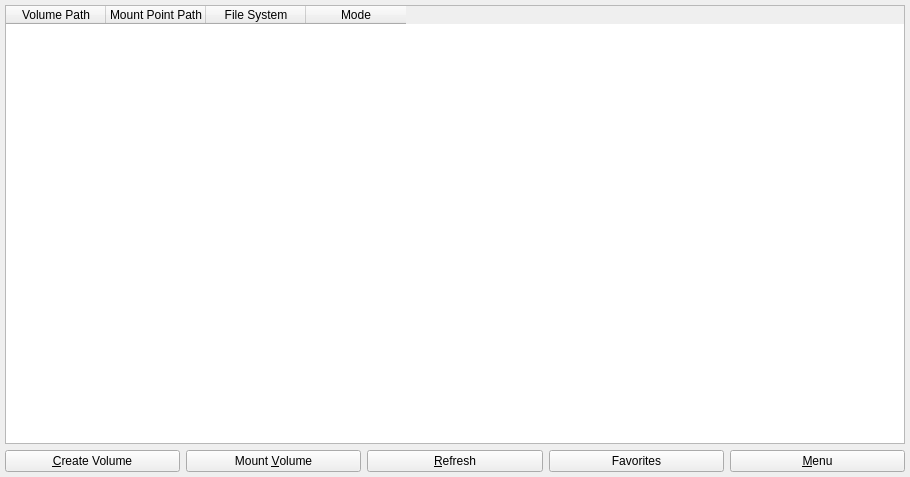
<?xml version="1.0" encoding="UTF-8"?>
<ui version="4.0">
 <class>sirikali</class>
 <widget class="QWidget" name="sirikali">
  <property name="windowModality">
   <enum>Qt::NonModal</enum>
  </property>
  <property name="geometry">
   <rect>
    <x>0</x>
    <y>0</y>
    <width>910</width>
    <height>477</height>
   </rect>
  </property>
  <property name="windowTitle">
   <string>SiriKali</string>
  </property>
  <property name="windowIcon">
   <iconset resource="icon.qrc">
    <normaloff>:/sirikali.png</normaloff>:/sirikali.png</iconset>
  </property>
  <layout class="QVBoxLayout" name="verticalLayout_3">
   <item>
    <widget class="QWidget" name="centralWidget" native="true">
     <layout class="QVBoxLayout" name="verticalLayout">
      <property name="leftMargin">
       <number>0</number>
      </property>
      <property name="topMargin">
       <number>0</number>
      </property>
      <property name="rightMargin">
       <number>0</number>
      </property>
      <property name="bottomMargin">
       <number>0</number>
      </property>
      <item>
       <widget class="QTableWidget" name="tableWidget">
        <property name="editTriggers">
         <set>QAbstractItemView::NoEditTriggers</set>
        </property>
        <property name="selectionMode">
         <enum>QAbstractItemView::NoSelection</enum>
        </property>
        <property name="showGrid">
         <bool>false</bool>
        </property>
        <property name="gridStyle">
         <enum>Qt::NoPen</enum>
        </property>
        <column>
         <property name="text">
          <string>Volume Path</string>
         </property>
         <property name="textAlignment">
          <set>AlignCenter</set>
         </property>
        </column>
        <column>
         <property name="text">
          <string>Mount Point Path</string>
         </property>
         <property name="textAlignment">
          <set>AlignCenter</set>
         </property>
        </column>
        <column>
         <property name="text">
          <string>File System</string>
         </property>
         <property name="textAlignment">
          <set>AlignCenter</set>
         </property>
        </column>
        <column>
         <property name="text">
          <string>Mode</string>
         </property>
         <property name="textAlignment">
          <set>AlignCenter</set>
         </property>
        </column>
       </widget>
      </item>
      <item>
       <layout class="QHBoxLayout" name="horizontalLayout">
        <property name="sizeConstraint">
         <enum>QLayout::SetFixedSize</enum>
        </property>
        <item>
         <widget class="QPushButton" name="pbcreate">
          <property name="text">
           <string>&amp;Create Volume</string>
          </property>
          <property name="autoDefault">
           <bool>false</bool>
          </property>
          <property name="default">
           <bool>false</bool>
          </property>
         </widget>
        </item>
        <item>
         <widget class="QPushButton" name="pbunlockvolume">
          <property name="text">
           <string>Mount &amp;Volume</string>
          </property>
         </widget>
        </item>
        <item>
         <widget class="QPushButton" name="pbupdate">
          <property name="text">
           <string>&amp;Refresh</string>
          </property>
         </widget>
        </item>
        <item>
         <widget class="QPushButton" name="pbFavorites">
          <property name="text">
           <string>Favorites</string>
          </property>
         </widget>
        </item>
        <item>
         <widget class="QPushButton" name="pbmenu">
          <property name="text">
           <string>&amp;Menu</string>
          </property>
         </widget>
        </item>
       </layout>
      </item>
     </layout>
    </widget>
   </item>
  </layout>
 </widget>
 <layoutdefault spacing="6" margin="5"/>
 <tabstops>
  <tabstop>pbmenu</tabstop>
 </tabstops>
 <resources>
  <include location="icon.qrc"/>
 </resources>
 <connections/>
</ui>
